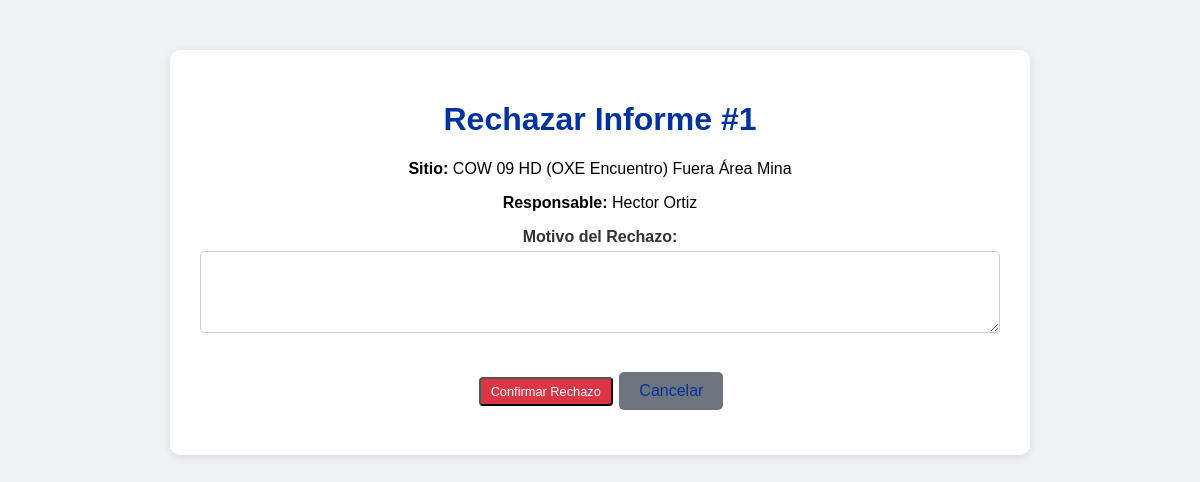
The page /rechazar_informe/1 (signed in) on the database its author committed.
### app.py (models this page shows, shortened)
class InspeccionCOW(db.Model):
    id = db.Column(db.Integer, primary_key=True)
    usuario_id = db.Column(db.Integer, db.ForeignKey('usuario.id'), nullable=False)
    fecha = db.Column(db.String(20), nullable=False)
    dia_turno = db.Column(db.Integer, nullable=False)
    responsable = db.Column(db.String(50), nullable=False)
    nombre_sitio = db.Column(db.String(150), nullable=False)
    horometro = db.Column(db.Integer, nullable=False)
    hora_inicio = db.Column(db.String(10), nullable=False)
    hora_termino = db.Column(db.String(10), nullable=False)
    horas_funcionamiento = db.Column(db.Integer, nullable=True)
    cantidad_arranques = db.Column(db.Integer, nullable=True)
    nivel_aceite = db.Column(db.String(10), nullable=True)
    nivel_combustible = db.Column(db.String(10), nullable=True)
    nivel_refrigerante = db.Column(db.String(10), nullable=True)
    proxima_mantencion = db.Column(db.Integer, nullable=True)
    estado_ge_principal = db.Column(db.String(10), nullable=True)
    uso_ge_auxiliar = db.Column(db.String(5), nullable=True)
    limpieza_ge_interior = db.Column(db.String(5), nullable=True)
    limpieza_radiador = db.Column(db.String(5), nullable=True)
    sistema_combustible = db.Column(db.String(5), nullable=True)
    arranque_automatico = db.Column(db.String(5), nullable=True)
    limpieza_interior = db.Column(db.String(5), nullable=True)
    limpieza_exterior = db.Column(db.String(5), nullable=True)
    cable_5p_4p = db.Column(db.String(5), nullable=True)
    adaptador_ge_aux = db.Column(db.String(5), nullable=True)
    limpieza_rack_energia = db.Column(db.String(5), nullable=True)
    estado_planta_vertiv = db.Column(db.String(5), nullable=True)
    rectificador_n1 = db.Column(db.String(5), nullable=True)
    rectificador_n2 = db.Column(db.String(5), nullable=True)
    rectificador_n3 = db.Column(db.String(5), nullable=True)
    estado_air_scale = db.Column(db.String(5), nullable=True)
    estado_alarmas = db.Column(db.String(5), nullable=True)
    estado_7250_ixr = db.Column(db.String(5), nullable=True)
    estado_fpfh = db.Column(db.String(5), nullable=True)
    conversor_solar_n1 = db.Column(db.String(5), nullable=True)
    conversor_solar_n2 = db.Column(db.String(5), nullable=True)
    limpieza_rack_baterias = db.Column(db.String(5), nullable=True)
    estado_baterias = db.Column(db.String(5), nullable=True)
    estado_inversor = db.Column(db.String(5), nullable=True)
    estado_ventiladores = db.Column(db.String(5), nullable=True)
    limpieza_rack_telecom = db.Column(db.String(5), nullable=True)
    limpieza_paneles = db.Column(db.String(5), nullable=True)
    estructura_paneles = db.Column(db.String(5), nullable=True)
    cantidad_cunas = db.Column(db.String(10), nullable=True)
    checkpoints = db.Column(db.String(5), nullable=True)
    presion_neumaticos = db.Column(db.String(5), nullable=True)
    estado_torre = db.Column(db.String(5), nullable=True)
    estado_piolas_viento = db.Column(db.String(5), nullable=True)
    nivelacion_carro = db.Column(db.String(5), nullable=True)
    gatas_posicionamiento = db.Column(db.String(5), nullable=True)
    manivelas_izaje = db.Column(db.String(5), nullable=True)
    observaciones_ge = db.Column(db.Text, nullable=True)
    observaciones_rack = db.Column(db.Text, nullable=True)
    observaciones_estructuras = db.Column(db.Text, nullable=True)
    foto_1 = db.Column(db.String(200), nullable=True)
    foto_2 = db.Column(db.String(200), nullable=True)
    foto_3 = db.Column(db.String(200), nullable=True)
    foto_rack_1 = db.Column(db.String(200), nullable=True)
    foto_rack_2 = db.Column(db.String(200), nullable=True)
    foto_rack_3 = db.Column(db.String(200), nullable=True)
    foto_estructuras_1 = db.Column(db.String(200), nullable=True)
    foto_estructuras_2 = db.Column(db.String(200), nullable=True)
    foto_estructuras_3 = db.Column(db.String(200), nullable=True)
    foto_levantamiento_1 = db.Column(db.String(200), nullable=True)
    foto_levantamiento_2 = db.Column(db.String(200), nullable=True)
    foto_levantamiento_3 = db.Column(db.String(200), nullable=True)
    foto_levantamiento_4 = db.Column(db.String(200), nullable=True)
    foto_levantamiento_5 = db.Column(db.String(200), nullable=True)
    foto_levantamiento_6 = db.Column(db.String(200), nullable=True)
    foto_levantamiento_7 = db.Column(db.String(200), nullable=True)
    foto_levantamiento_8 = db.Column(db.String(200), nullable=True)
    foto_levantamiento_9 = db.Column(db.String(200), nullable=True)
    foto_levantamiento_10 = db.Column(db.String(200), nullable=True)
    foto_levantamiento_11 = db.Column(db.String(200), nullable=True)
    foto_levantamiento_12 = db.Column(db.String(200), nullable=True)
    foto_levantamiento_13 = db.Column(db.String(200), nullable=True)
    foto_levantamiento_14 = db.Column(db.String(200), nullable=True)
    foto_levantamiento_15 = db.Column(db.String(200), nullable=True)
    foto_levantamiento_16 = db.Column(db.String(200), nullable=True)
    foto_levantamiento_17 = db.Column(db.String(200), nullable=True)
    foto_levantamiento_18 = db.Column(db.String(200), nullable=True)
    foto_levantamiento_19 = db.Column(db.String(200), nullable=True)
    foto_levantamiento_20 = db.Column(db.String(200), nullable=True)
    foto_levantamiento_21 = db.Column(db.String(200), nullable=True)
    foto_levantamiento_22 = db.Column(db.String(200), nullable=True)
    foto_levantamiento_23 = db.Column(db.String(200), nullable=True)
    foto_levantamiento_24 = db.Column(db.String(200), nullable=True)
    foto_levantamiento_25 = db.Column(db.String(200), nullable=True)
    foto_levantamiento_26 = db.Column(db.String(200), nullable=True)
    foto_levantamiento_27 = db.Column(db.String(200), nullable=True)
    foto_levantamiento_28 = db.Column(db.String(200), nullable=True)
    foto_levantamiento_29 = db.Column(db.String(200), nullable=True)
    foto_levantamiento_30 = db.Column(db.String(200), nullable=True)
    foto_levantamiento_31 = db.Column(db.String(200), nullable=True)
    foto_levantamiento_32 = db.Column(db.String(200), nullable=True)
    foto_levantamiento_33 = db.Column(db.String(200), nullable=True)
    foto_mejora_1 = db.Column(db.String(200), nullable=True)
    descripcion_mejora_1 = db.Column(db.String(500), nullable=True)
    foto_mejora_2 = db.Column(db.String(200), nullable=True)
    descripcion_mejora_2 = db.Column(db.String(500), nullable=True)
    foto_mejora_3 = db.Column(db.String(200), nullable=True)
    descripcion_mejora_3 = db.Column(db.String(500), nullable=True)
    foto_mejora_4 = db.Column(db.String(200), nullable=True)
    descripcion_mejora_4 = db.Column(db.String(500), nullable=True)
    motivo_rechazo = db.Column(db.String(500), nullable=True)
    estado = db.Column(db.String(20), default='pendiente')  # pendiente, aprobado, rechazado
    fecha_registro = db.Column(db.DateTime, default=datetime.utcnow)
    usuario = db.relationship('Usuario', backref='inspecciones_cow')

### app.py (the view)
@app.route('/rechazar_informe/<int:id>', methods=['GET', 'POST'])
def rechazar_informe(id):
    if 'username' not in session:
        return redirect(url_for('login'))
    usuario_actual = Usuario.query.filter_by(username=session['username']).first()
    if usuario_actual.rol != 'supervisor':
        return "Acceso denegado", 403
    inspeccion = InspeccionCOW.query.get_or_404(id)
    if request.method == 'POST':
        motivo = request.form.get('motivo_rechazo', '')
        inspeccion.estado = 'rechazado'
        inspeccion.motivo_rechazo = motivo
        db.session.commit()
        return redirect(url_for('ver_informes'))
    return render_template('rechazar_informe.html', inspeccion=inspeccion)

### templates/rechazar_informe.html (shortened to what this page needs)
<!DOCTYPE html>
<html lang="es">
<head>
    <link rel="stylesheet" href="{{ url_for('static', filename='style.css') }}">
</head>
<body>
    <div class="container">
        <h1>Rechazar Informe #{{ inspeccion.id }}</h1>
        <p><strong>Sitio:</strong> {{ inspeccion.nombre_sitio }}</p>
        <p><strong>Responsable:</strong> {{ inspeccion.responsable }}</p>
        <form method="POST">
            <div class="form-group">
                <label for="motivo_rechazo">Motivo del Rechazo:</label>
                <textarea name="motivo_rechazo" id="motivo_rechazo" class="form-control" rows="4" required></textarea>
            </div>
            <div class="form-group">
                <button type="submit" class="btn-rechazar">Confirmar Rechazo</button>
                <a href="{{ url_for('ver_informes') }}" class="btn-volver">Cancelar</a>
            </div>
        </form>
    </div>
</body>
</html>

### static/style.css (style rules this page uses)
body { font-family: Arial, sans-serif; background-color: #f0f2f5; margin: 0; padding: 0; }
.container { max-width: 800px; margin: 50px auto; background-color: white; padding: 30px; border-radius: 10px; box-shadow: 0 2px 10px rgba(0,0,0,0.1); text-align: center; }
.container h1 { color: #0033a0; }
.container a { display: inline-block; margin-top: 20px; color: #0033a0; text-decoration: none; }
.form-group { margin-bottom: 15px; }
.form-group label { display: block; margin-bottom: 5px; font-weight: bold; color: #333; }
.form-control { width: 100%; padding: 10px; border: 1px solid #ccc; border-radius: 5px; box-sizing: border-box; }
.btn-ver, .btn-aprobar, .btn-rechazar { padding: 5px 10px; border-radius: 4px; text-decoration: none; font-size: 0.8em; margin: 0 2px; }
.btn-rechazar { background-color: #dc3545; color: white; }
.btn-volver { background-color: #6c757d; color: white; padding: 10px 20px; border-radius: 5px; text-decoration: none; }

### rows shown on the page
InspeccionCOW: id "1", nombre_sitio "COW 09 HD (OXE Encuentro) Fuera Área Mina", responsable "Hector Ortiz"
